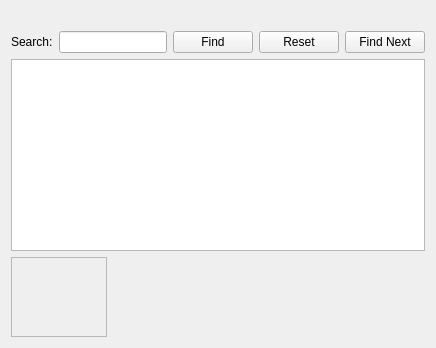
<?xml version="1.0" encoding="UTF-8"?>
<ui version="4.0">
 <class>WBQtPickUnitDialog</class>
 <widget class="QDialog" name="WBQtPickUnitDialog">
  <layout class="QVBoxLayout" name="rootLayout" stretch="0,0,1,0">
   <item>
    <widget class="QLabel" name="missingLabel"/>
   </item>
   <item>
    <widget class="QWidget" name="searchRow" native="true">
     <layout class="QHBoxLayout" name="searchLay" stretch="0,1,0,0,0">
      <property name="leftMargin">
       <number>0</number>
      </property>
      <property name="topMargin">
       <number>0</number>
      </property>
      <property name="rightMargin">
       <number>0</number>
      </property>
      <property name="bottomMargin">
       <number>0</number>
      </property>
      <item>
       <widget class="QLabel" name="searchLabel">
        <property name="text">
         <string>Search:</string>
        </property>
       </widget>
      </item>
      <item>
       <widget class="QLineEdit" name="searchEdit"/>
      </item>
      <item>
       <widget class="QPushButton" name="findButton">
        <property name="text">
         <string>Find</string>
        </property>
        <property name="autoDefault">
         <bool>false</bool>
        </property>
       </widget>
      </item>
      <item>
       <widget class="QPushButton" name="resetButton">
        <property name="text">
         <string>Reset</string>
        </property>
        <property name="autoDefault">
         <bool>false</bool>
        </property>
       </widget>
      </item>
      <item>
       <widget class="QPushButton" name="findNextButton">
        <property name="text">
         <string>Find Next</string>
        </property>
        <property name="autoDefault">
         <bool>false</bool>
        </property>
       </widget>
      </item>
     </layout>
    </widget>
   </item>
   <item>
    <widget class="QTreeWidget" name="tree">
     <property name="headerHidden">
      <bool>true</bool>
     </property>
    </widget>
   </item>
   <item>
    <layout class="QHBoxLayout" name="bottomRow" stretch="0,1">
     <item>
      <widget class="QLabel" name="preview">
       <property name="minimumSize">
        <size>
         <width>96</width>
         <height>80</height>
        </size>
       </property>
       <property name="maximumSize">
        <size>
         <width>96</width>
         <height>80</height>
        </size>
       </property>
       <property name="frameShape">
        <enum>QFrame::StyledPanel</enum>
       </property>
       <property name="alignment">
        <set>Qt::AlignCenter</set>
       </property>
      </widget>
     </item>
     <item>
      <layout class="QVBoxLayout" name="buttonColHost"/>
     </item>
    </layout>
   </item>
  </layout>
 </widget>
 <resources/>
 <connections/>
</ui>
